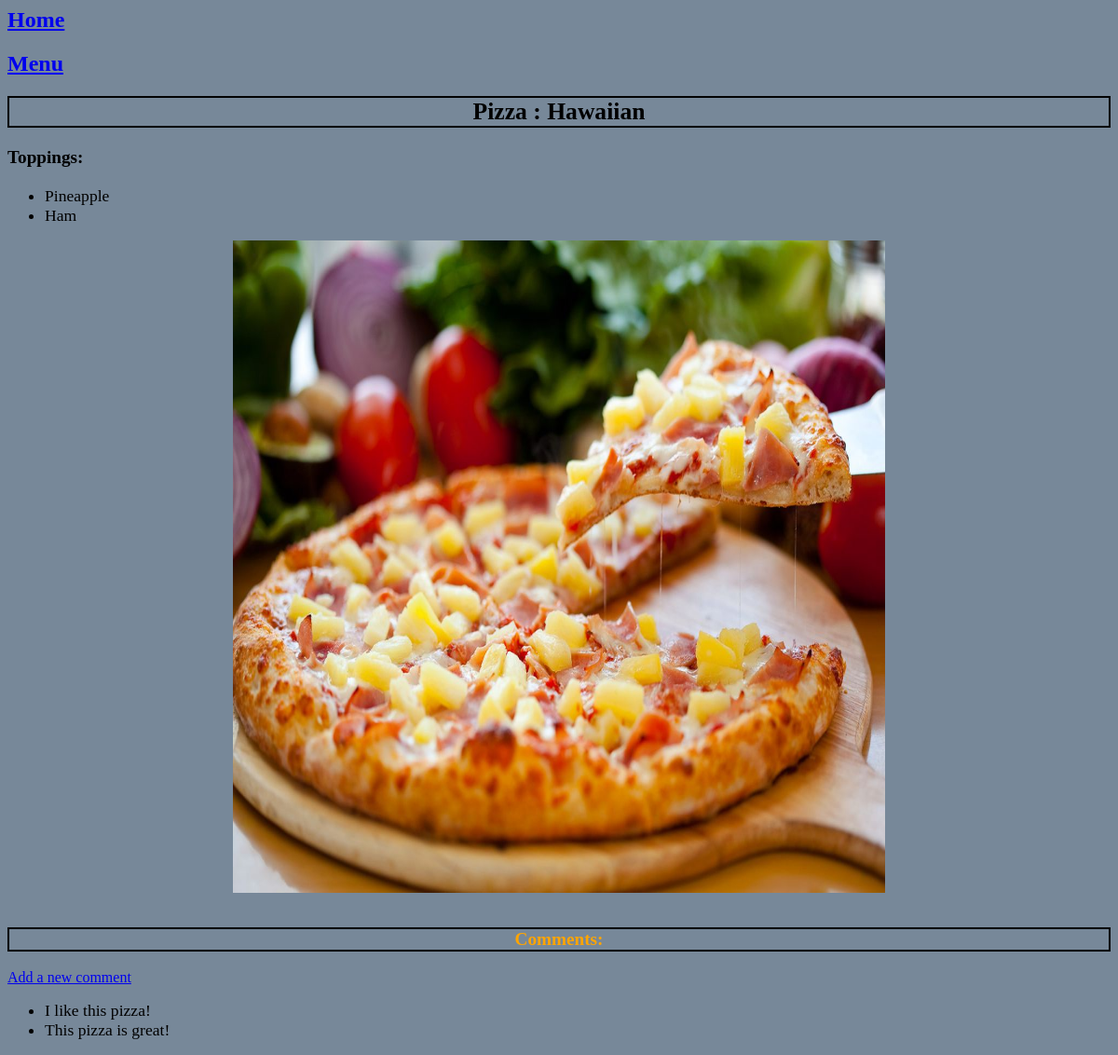
The page /pizzas/1/ on the database as committed earlier.
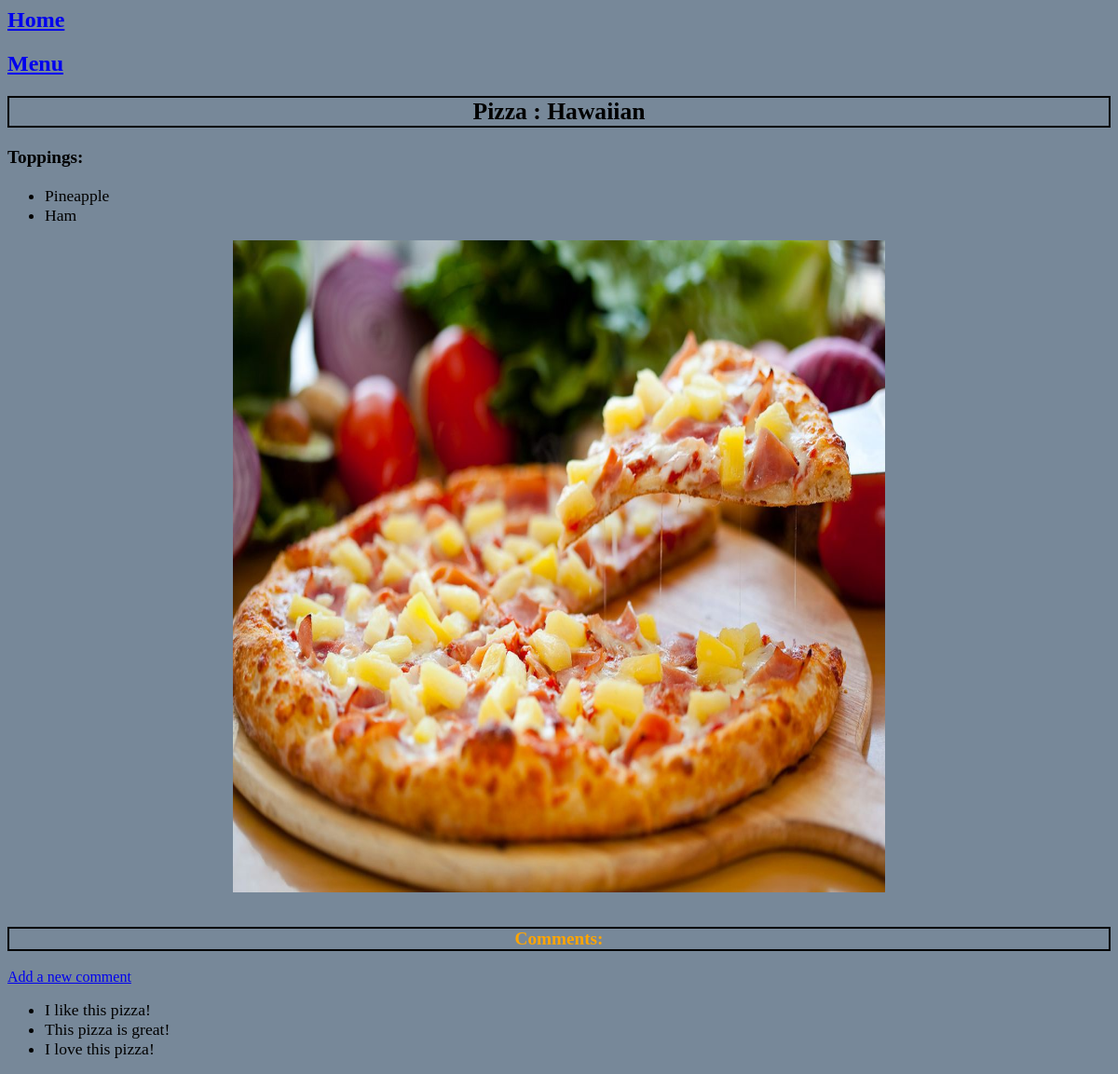
The same page on the database as committed later.
### pizzas/models.py (models this page shows, shortened)
class Pizza(models.Model):
    pizza_name = models.CharField(max_length=200)
    def __str__(self):
        return self.pizza_name

class Topping(models.Model):
    pizza = models.ForeignKey(Pizza, on_delete=models.CASCADE)
    topping_name = models.CharField(max_length=200)

class Comment(models.Model):
    pizza = models.ForeignKey(Pizza, on_delete=models.CASCADE, null=True)
    comment = models.TextField(max_length=300)

### pizzas/views.py (the view)
# urls.py: path('pizzas/<int:pizza_id>/', views.pizza, name='pizza'),
def pizza(request, pizza_id):
    p = Pizza.objects.get(id=pizza_id)
    toppings = Topping.objects.filter(pizza=p)
    comments =Comment.objects.filter(pizza = p)
    context = {'pizza':p, 'toppings':toppings, 'comments':comments}
    return render(request, 'pizzas/pizza.html', context)

### pizzas/templates/pizzas/pizza.html
{% extends "pizzas/base.html" %}
{% load static %}
{% block content %}
<center><h2 style="font-size:160%;border:2px solid black;"> Pizza : {{ pizza }} </h2></center>
<b><p style="font-size: 120%;">Toppings:</p></b>
<ul>
     {% for t in toppings %}
     <li style="font-size:110%;font-style:Copperplate;"> {{ t.topping_name }}</li>
     {% empty %}
     <li> No toppings for this pizza have been added yet.</li>
     {% endfor %}
</ul>
{%if pizza.id == 1%}
<center><img src="{% static "pizzas/hawaiian.jpg" %}" width="700" height="700"" /></center>
{% elif pizza.id == 2%}
<center><img src="{% static "pizzas/meatlovers.jpg" %}" width="700" height="700"" /></center>
{% elif pizza.id == 3%}
<center><img src="{% static "pizzas/pepperoni.jpeg" %}" width="700" height="700"" /></center>
{% elif pizza.id == 4%}
<center><img src="{% static "pizzas/cheese.jpg" %}" width="700" height="700"" /></center>
{% elif pizza.id == 5%}
<center><img src="{% static "pizzas/supreme.jpg" %}" width="700" height="700"" /></center>
{% endif %}
<br><center><b><p style="color:orange;font-size: 120%;border:2px solid black">Comments:</p></b></center>
<a href="{% url 'pizzas:new_comment' pizza.id %}">Add a new comment</a>
<ul>
     {% for c in comments %}
     <li style="font-size:110%;font-style:Copperplate;"> {{ c.comment }}</li>
     {% empty %}
     <li style="font-size:110%;font-style:Copperplate;"> No comments for this pizza have been added yet.</li>
     {% endfor %}
</ul>
{% endblock content %}

### pizzas/templates/pizzas/base.html
<p>
    <body style = "background-color: lightslategray;"></body>
    <h2 style="font-family: serif;"> <a href = "{% url 'pizzas:index' %}"> Home </a></h2>
    <h2 style="font-family: serif;"> <a href="{% url 'pizzas:pizzas' %}"> Menu </a> </h2>
</p>
{% block content %}
{% endblock content %}

Rows that differ between the two databases and show on the page:
added Comment: comment "I love this pizza!"
